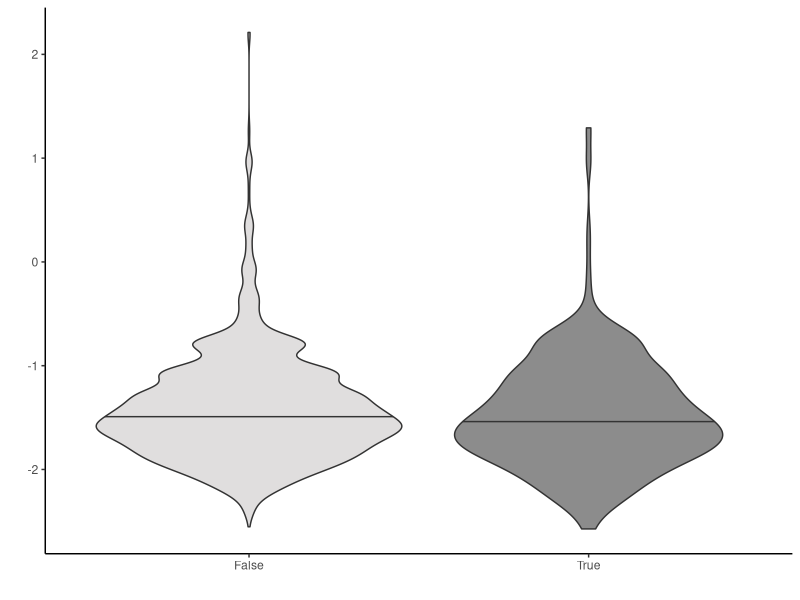

The R source for this figure:
library(ggplot2)


dat <- read.table('Boxplot_Input.txt', header=T, sep='\t')

pdf('Figure_2D.pdf', height=3, width=2)
ggplot(dat, aes(x=bgc_related, y=tajimas_d, fill=bgc_related)) + geom_violin(draw_quantiles = c(0.5), show.legend=F) + theme_classic() + scale_fill_manual(values=c('#e0dede', '#8c8c8c')) + xlab("") + ylab("") 
#ggplot(dat, aes(x=tajimas_d, fill=bgc_related)) + geom_histogram(show.legend=F) + theme_classic()  + scale_fill_manual(values=c('#e0dede', '#8c8c8c')) + xlab("") + ylab("") + scale_y_log10() + facet_wrap(~bgc_related, ncol=1)
dev.off()
